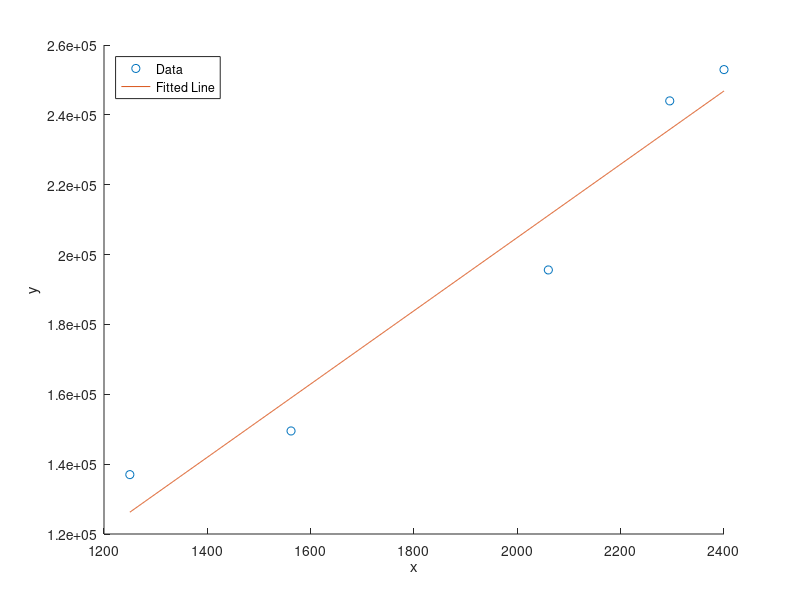

Write the MATLAB code that produced this figure.
clear; clc; close all;

% Description: Fits a line on a given data set.

x = [ 1250 1562 2060 2295 2400];
y = [136999 149500 195599 244000 252960];

p = polyfit(x,y,1);

xq = linspace(x(1),x(end),1000);

figure(1)
hold on
plot(x,y,'o','DisplayName','Data')
plot(xq,polyval(p,xq),'DisplayName','Fitted Line')
xlabel('x')
ylabel('y')
legend('Location','NorthWest')

fprintf('The equation of the line is:\ny=%.4fx %.4f\n',p(1),p(2))

r = corrcoef(x,y);

fprintf('The correlation coefficient is, r: %.4f\n',r(1,2))
